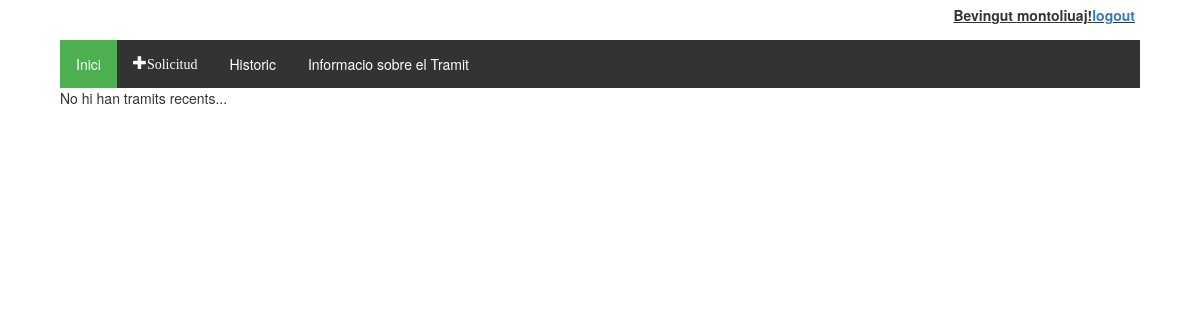
/tramitador/ (signed in), run on an earlier commit of the app's database.
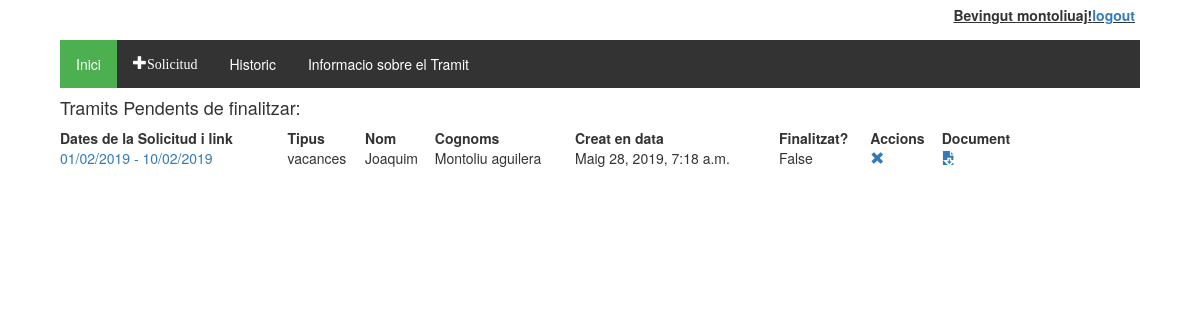
And on a later commit of the database.
### tramitador/models.py (models this page shows, shortened)
class Treballadors(AbstractUser):
    tip_areas = (
        ('SE','Serveis Econòmics'),
        ('ST','Serveis Territorials'),
        ('SP','Serveis Personals'),
        ('SC','Seguretat Ciutadana'),
        ('SI','Serveis Interns'),
        ('SO', 'Serveis Organització'),
    )
    """tip_rols = (
        ('treb', 'Treballador'),
        ('resp', 'Responsable'),
        ('pol', 'Politic'),
    )
    tip_estats = (
        ('alta', 'Alta'),
        ('baixa','Baixa'),
    )
    creat_en = models.DateTimeField(auto_now_add=True)
    modificat_en = models.DateTimeField(auto_now=True)"""
    usuari = models.CharField(max_length=20)
    """nom = models.CharField(max_length=20)
    cognoms = models.CharField(max_length=20)
    email = models.CharField(max_length=50)"""
    dni = models.CharField(max_length=20, null = True, blank=True)
    area = models.CharField(max_length=200,choices = tip_areas, default = 'SO')
    """rol = models.CharField(max_length=20, choices = tip_rols, default = 'treb')
    estat = models.CharField(max_length=10, choices = tip_estats, default = 'alta')"""

class Tramit(models.Model):
    validacio = (
        ('conforme','conforme'),
        ('inconforme','no conforme'),
        ('espera', 'en espera'),
    )
    tipologia = (
        ('vacances', 'Vacances'),
        ('perm_precep', 'Permisos preceptius'),
        ('perm_no_precep', 'Permisos no preceptius'),
        ('asum_p', 'Asumptes personals'),
    )
    treballador = models.ForeignKey(Treballadors, on_delete=models.CASCADE)
    document = models.ForeignKey(Document, on_delete=models.SET_NULL, null=True)
    creat_en = models.DateTimeField(auto_now_add=True)
    modificat_en = models.DateTimeField(auto_now=True)
    data_sol = models.CharField(max_length=250)
    tipus = models.CharField(max_length=40, choices=tipologia, default='asum_p')
    finalitzat = models.BooleanField(default=False)
    """Validacio de RRHH"""
    valRRHH = models.CharField(max_length=7, choices=validacio, default='espera')
    """Validacio del responsable"""
    valResp =  models.CharField(max_length=7, choices=validacio, default='espera')
    """Validacio del Politic"""
    valPol = models.CharField(max_length=7, choices=validacio, default='espera')
    """En cas de voler explicar el motiu"""
    missatge_usuari = models.CharField(max_length=250, null = True, blank=True)
    missatge_responsable = models.CharField(max_length=250, null = True, blank=True)
    """Millores per el admin site"""
    def was_published_recently(self):
        return self.creat_en >= timezone.now() - datetime.timedelta(days=1)
    was_published_recently.admin_order_field = 'creat_en'
    was_published_recently.boolean = True
    was_published_recently.short_description = 'Publicat recentment?'

class Document(models.Model):
    descripcio = models.CharField(max_length=255, blank=True)
    document = models.FileField(upload_to='%Y/%m/')
    pujat_en = models.DateTimeField(auto_now_add=True)
    pujat_per = models.ForeignKey(Treballadors, on_delete=models.CASCADE)

### tramitador/views.py (the view)
def index(request):
    tramits_pendents = Tramit.objects.all().filter(treballador__id=request.user.id).exclude(finalitzat = True)
    context = {'tramits_pendents': tramits_pendents}
    return render(request, 'tramits/index.html', context)

### tramitador/templates/tramits/index.html (shortened to what this page needs)
{% extends 'tramits/base.html' %}
{% block content %}
  {% if tramits_pendents %}
  <h4>Tramits Pendents de finalitzar:</h4>
  <div id="main_table">
    <table>
      <tr>
        <th>Dates de la Solicitud i link</th><th>Tipus</th><th>Nom</th><th>Cognoms</th><th>Creat en data</th><th>Finalitzat?</th><th>Accions</th><th>Document</th>
      </tr>
      {% for tramit in tramits_pendents %}
      <tr>
        <td><a href="{% url 'tramit_detall' tramit.id %}">{{tramit.data_sol}}</a></td><td>{{tramit.tipus}}</td><td>{{tramit.treballador.first_name}}</td><td>{{tramit.treballador.last_name}}</td>
        <td>{{tramit.creat_en}}</td><td>{{tramit.finalitzat}}</td><td><a href="{% url 'tramit_eliminar' tramit.id %}" class="glyphicon glyphicon-remove"></a></td>
        <td>
          {% if tramit.document %}
            <a href='{{ tramit.document.document.url }}' class="glyphicon glyphicon-save-file"></a>
          {% else %}
            <input type="file"  data-tramit="{{tramit.pk}}" />
            <input type="button" class="glyphicon glyphicon-open-file" value="Enviar" id="pujar"/>
          {% endif %}</td>
      </tr>
      {% endfor %}
    </table>
    </div>
    {% else %}
      <p>No hi han tramits recents...</p>
  {% endif %}
{% endblock %}

### tramitador/templates/tramits/base.html (shortened to what this page needs)
<!DOCTYPE html>
{% load static %}
<html lang="es">
  <head>
    <link rel="stylesheet" href="https://maxcdn.bootstrapcdn.com/bootstrap/3.3.5/css/bootstrap.min.css">
    <link rel="stylesheet" href="https://maxcdn.bootstrapcdn.com/font-awesome/4.4.0/css/font-awesome.min.css">
    <link rel="stylesheet" href="{% static 'tramits/style.css' %}">
  </head>
  <body>
    <div id="heading">
      {% block heading %}
        {% if user.is_authenticated %}
          Bevingut {{ user.username }}!
          <p><a href="{% url 'logout' %}">logout</a></p>
        {% else %}
          <p>Encara no t'has autentificat: </p>
          <a href="{% url 'login' %}">login</a>
        {% endif %}
      {% endblock %}
    </div>
    {% if user.is_authenticated %}
      <div id="main_block">
        <div id="options_block">
          <ul class="menu_options">
            <li><a href="{% url 'index' %}" class="active">Inici</a></li>
            <li><a href="{% url 'nou_tramit' %}"class ="glyphicon glyphicon-plus">Solicitud</a></li>
            <li><a href="/hisotric">Historic</a></li>
            <li><a href="/infor">Informacio sobre el Tramit</a></li>
          </ul>
        </div>
        {% block content %}
        {% endblock %}
      </div>
    {% endif %}
  </body>
</html>

### tramitador/static/tramits/style.css (style rules this page uses)
#heading { display:flex; flex-direction: row; justify-content: flex-end; width: 90%; height: auto; margin-left: auto; margin-right: auto; padding: 5px; text-decoration: underline; font-weight: bold; }
#main_block { display:flex; flex-direction:column; width: 90%; margin-left: auto; margin-right: auto; height: auto; justify-content: center; }
#options_block { display: block; flex-direction:row; width: 100%; height: auto; }
#main_table table { width: 90%; height: auto; padding: 5px; }
ul.menu_options { list-style-type: none; margin: 0; padding: 0; overflow: hidden; background-color: #333; }
ul.menu_options li { float: left; }
ul.menu_options li a { display: block; color: white; text-align: center; padding: 14px 16px; text-decoration: none; }
.active { background-color: #4CAF50; }
a, i { cursor: pointer; }

What changed in the data, as far as the page shows it:
added Tramit: data_sol "01/02/2019 - 10/02/2019", tipus "vacances", treballador.first_name "Joaquim", treballador.last_name "Montoliu aguilera", creat_en "Maig 28, 2019, 7:18 a.m.", finalitzat "False"
Also different on the page:
text no longer shown: "No hi han tramits recents..."
text now shown: "Tramits Pendents de finalitzar: Dates de la Solicitud i link Tipus Nom Cognoms Creat en data Finalitzat? Accions Document"
